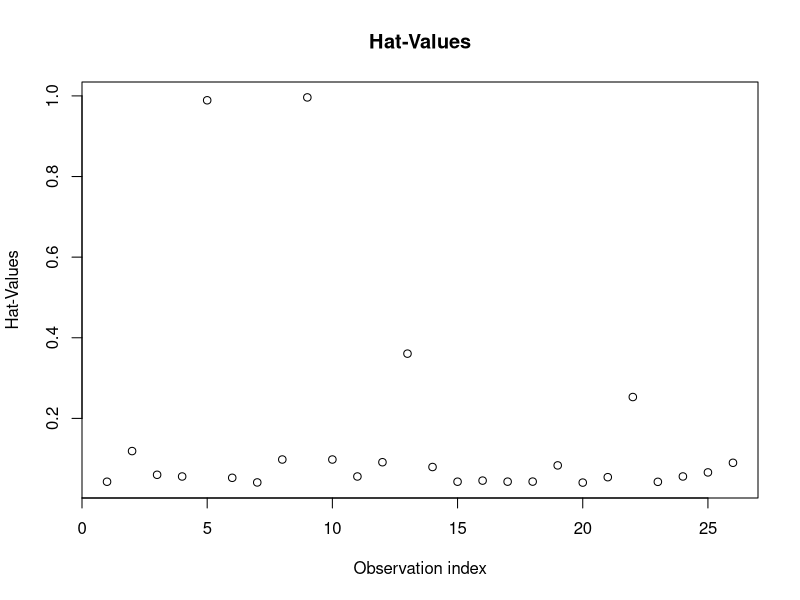

Source code (R): (Note: this script raises an error after producing the figure.)
library("car")
library("MASS")

# load data and perform multiple linear regression
dataset <- road
model1 <- lm(deaths ~ drivers + popden + fuel,data=dataset)

# leverage: compute hat values and plot them along others
hv <- hatvalues(model1)
plot(1:26,hv,main="Hat-Values",xlab="Observation index",ylab="Hat-Values")
identify(1:26,hv,rownames(dataset))
influenceIndexPlot(model1,labels=row.names(dataset),id.n=3)

# outliers: compute studentized residuals and plot them
rstudent(model1)
qqPlot(model1,labels=row.names(dataset),id.n=3)

# coefficient influence: compute Cook's distance, DFBETAS, COVRATIO and plot them
cooks.distance(model1)
influencePlot(model1,labels=row.names(dataset),id.n=3)
dfbetas(model1)
dfbetasPlots(model1,labels=row.names(dataset),id.n=3)
covrs <- covratio(model1)
plot(1:26,covrs,main="COVRATIO",xlab="Observation index",ylab="COVRATIO")
identify(1:26,covrs,rownames(dataset))

#joint influence of variables: added-variable plots
avPlots(model1,labels=row.names(dataset),id.n=3)

#b
# remove Maine, DC and California rows 
dataset2 <- dataset[-(c(5,9,19)),]
# perform multiple linear regression on the rest and compare model results
model2 <- lm(deaths ~ drivers + popden + fuel,data=dataset2)
summary(model1)
summary(model2)

#c
# display quantile comparison plot, histogram and non-parametric density estimation plot of studentized residuals in the same figure
par(mfrow = c(1,3))
qqPlot(model2)
hist(rstudent(model2))
plot(density(rstudent(model2)))

boxplot(subset(dataset2^(1/5),select=c("drivers","popden","fuel")))
par(mfrow = c(1,3))
model3 <- lm(deaths ~ drivers + popden + fuel,data=log(dataset2))
qqPlot(model3)
hist(rstudent(model3))
plot(density(rstudent(model3)))
